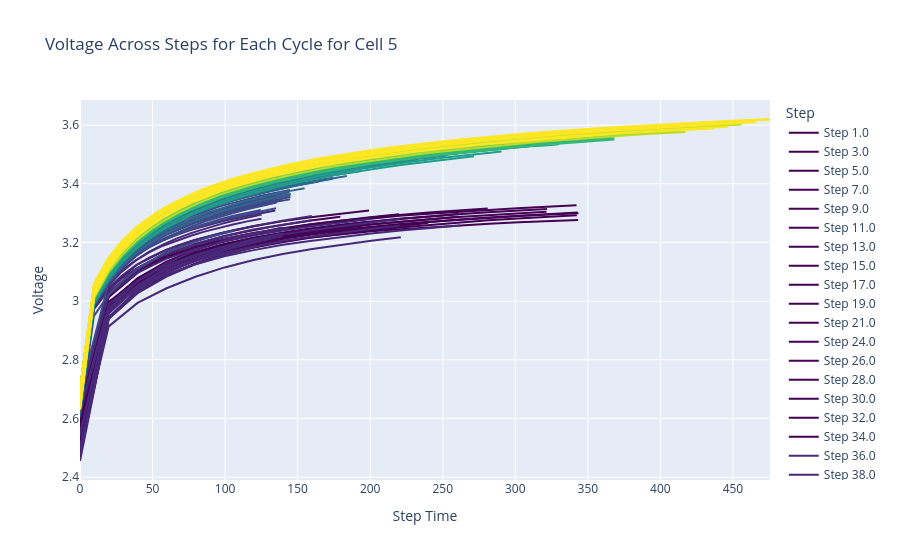

Write notebook code for a chart like this one.
### Code cell
#5
# Normalize the step to a range from 0 to 1 for color selection
steps = nasa[nasa['Cell'] == 5]['Step'].unique()
max_step = max(steps)

# Create a figure
fig = go.Figure()

# Add a line trace for each unique step
for step in steps:
    step_data = nasa[(nasa['Cell'] == 5) & (nasa['Step'] == step)]
    
    # Select a color from the Viridis color scale based on the normalized step value
    color = px.colors.sequential.Viridis[round((step / max_step) * (len(px.colors.sequential.Viridis) - 1))]
    
    fig.add_trace(
        go.Scatter(
            x=step_data['Step_Time'],
            y=step_data['Voltage'],
            mode='lines',
            name=f'Step {step}',
            line=dict(color=color),
            hoverinfo="text+name",
        )
    )

# Customize layout
fig.update_layout(
    title="Voltage Across Steps for Each Cycle for Cell 5",
    xaxis_title="Step Time",
    yaxis_title="Voltage",
    legend_title="Step"
)

# Show the plot
fig.show()
